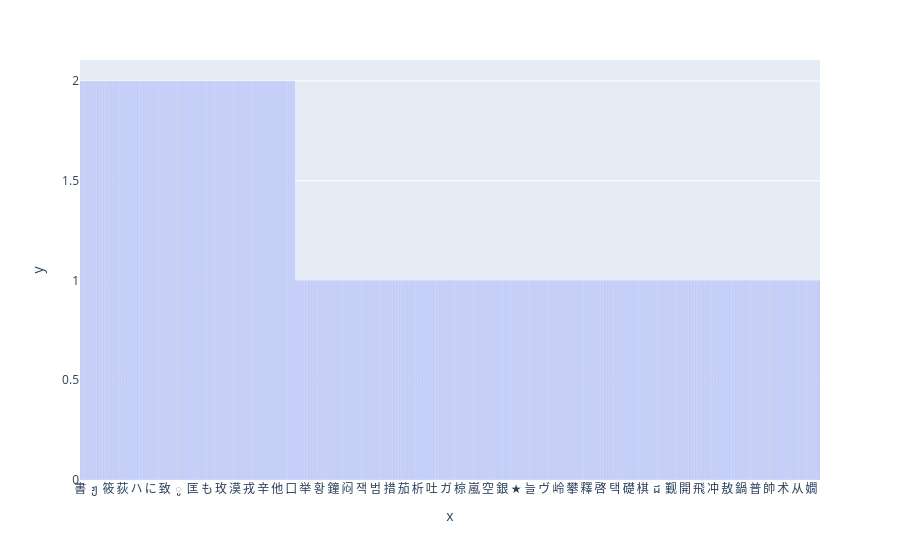

Write notebook code for a chart like this one.
### Code cell
fig_tail = px.bar(x=df_tail["character"], y =df_tail["frequency"])
fig_tail.show()

### Figure 1 — Plotly figure (JSON) as saved in the notebook; plotly's stock layout.template omitted (floating-point values rounded to 4 significant figures; data arrays with more than 128 entries replaced by an {"elided": "..."} marker saying what was removed)
{"data": [{"hovertemplate": "x=%{x}<br>y=%{y}<extra></extra>", "legendgroup": "", "marker": {"color": "#636efa", "pattern": {"shape": ""}}, "name": "", "orientation": "v", "showlegend": false, "textposition": "auto", "type": "bar", "x": {"elided": "1000 str values"}, "xaxis": "x", "y": {"elided": "1000 int values"}, "yaxis": "y"}], "layout": {"barmode": "relative", "legend": {"tracegroupgap": 0}, "margin": {"t": 60}, "xaxis": {"anchor": "y", "domain": [0, 1], "title": {"text": "x"}}, "yaxis": {"anchor": "x", "domain": [0, 1], "title": {"text": "y"}}}}
